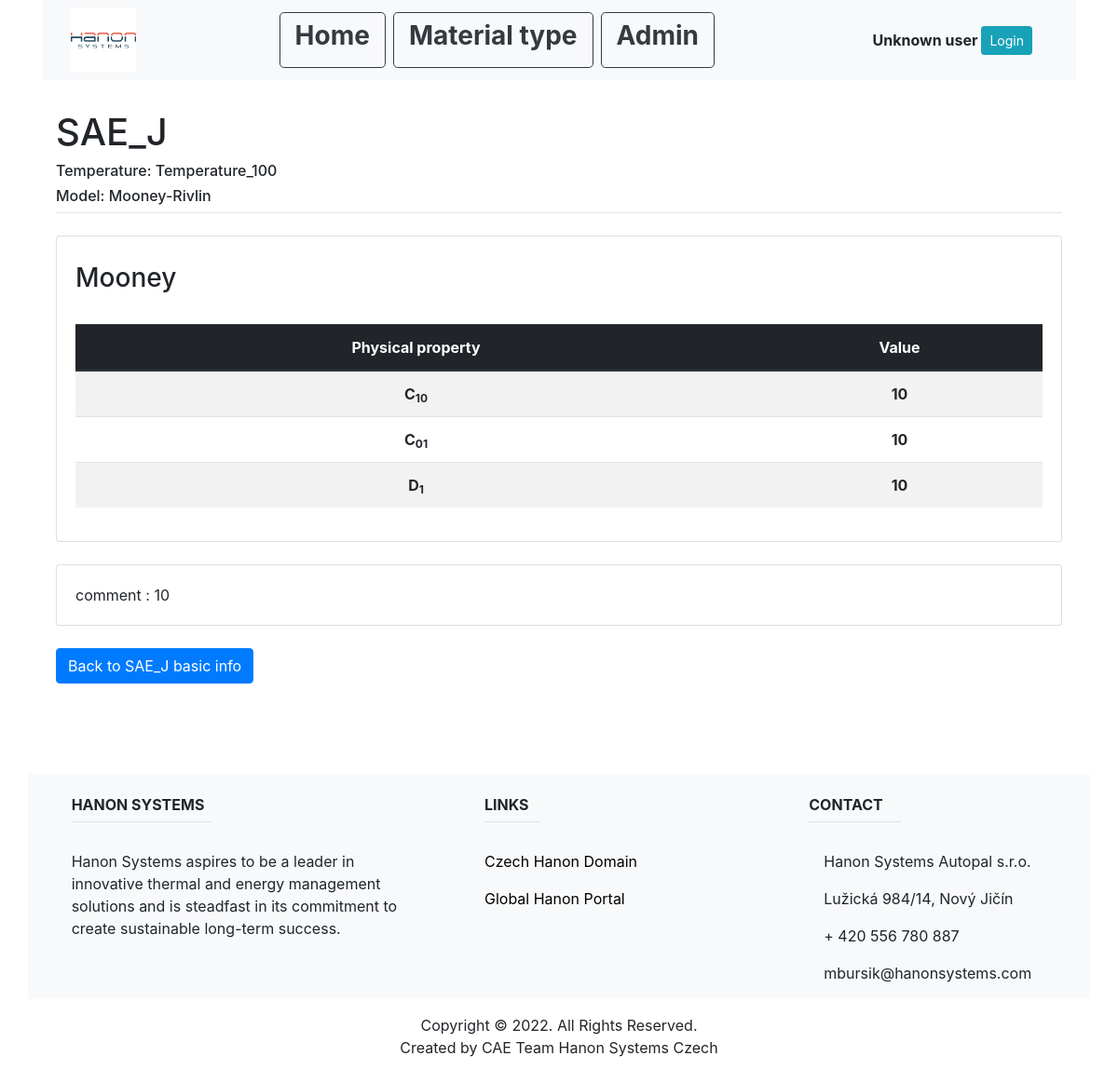
Screenshot of /material_type_list/rubber/7/13/3/Mooney/model_info with the database file from the repository.
### main/models.py (models this page shows, shortened)
class Rubber(models.Model):
    name = models.CharField(max_length=200, unique=True)
    material_type_id = models.ForeignKey(MaterialType, on_delete=models.CASCADE)

class RubberTemp(models.Model):
    name = models.CharField(max_length=200, unique=True)
    rubber_id = models.ForeignKey(Rubber, on_delete=models.CASCADE)
    E = models.FloatField(blank=True)
    nu = models.FloatField(blank=True)
    rho = models.FloatField(blank=True)
    Rm = models.FloatField(blank=True)
    Re = models.FloatField(blank=True)
    Ru = models.FloatField(blank=True)
    comment = models.CharField(max_length=1000, blank=True)

class MooneyRivlin(models.Model):
    model_type = "Mooney-Rivlin"
    name = models.CharField(max_length=200, unique=True)
    C_10 = models.CharField(max_length=20000, blank=True)
    C_01 = models.CharField(max_length=20000, blank=True)
    D_1 = models.CharField(max_length=20000, blank=True)
    comment = models.CharField(max_length=1000, blank=True)
    rubber_temp_id = models.ForeignKey(RubberTemp, on_delete=models.CASCADE)

### main/views.py (the view, shortened to what this page needs)
# urls.py: path('material_type_list/rubber/<int:material_type_id>/<int:rubber_id>/<int:temp_id>/<str:model_name>/model_info', views.model_info, name="model_info"),
def model_info(response, material_type_id, rubber_id, temp_id, model_name):
    material_info = Rubber.objects.get(pk=rubber_id)
    material_type = MaterialType.objects.get(pk=material_type_id)
    temp_info = RubberTemp.objects.get(pk=temp_id)
    rubber_info = Rubber.objects.get(pk=rubber_id)
    if ArrudaBoyce.objects.filter(name=model_name).exists():
        model_info = ArrudaBoyce.objects.get(name=model_name)
        return render(response, "main/arruda_info.html", {
            "material_type": material_type,
            "material_info": material_info,
            "model_info": model_info,
            "temp_info": temp_info,
            "rubber_info": rubber_info,
        })
    elif MooneyRivlin.objects.filter(name=model_name).exists():
        model_info = MooneyRivlin.objects.get(name=model_name)
        return render(response, "main/mooney_info.html", {
            "material_type": material_type,
            "material_info": material_info,
            "model_info": model_info,
            "temp_info": temp_info,
            "rubber_info": rubber_info,
        })
    else:
        return HttpResponse("Missing material model")

### main/templates/main/Mooney_info.html (shortened to what this page needs)
{% extends "main/base.html" %}
{% block content %}
<br>
<div class="container">
  <div class="row">
    <div class="col-sm">
        <h1 class="mt-2">{{material_info.name}}</h1>
        <h6 class="mt-2">Temperature: {{temp_info.name}}</h6>
        <h6 class="mt-2">Model: {{model_info.model_type}}</h6>
        <hr class="mt-0 mb-4">
    </div>
  </div>
  <div class="row">
    <div class="col">
        <div class="card card-body">
            <h3 class="mt-2">{{model_info.name}}</h3>
            <br>
            <table class="table table-striped">
                <thead class="thead-dark">
                <tr>
                    <th class="text-center align-middle" scope="col">Physical property</th>
                    <th class="text-center align-middle" scope="col">Value</th>
                </tr>
                </thead>
                <tbody>
                <tr>
                    <th class="text-center align-middle" scope="row">C<sub>10</sub></th>
                    <th class="text-center align-middle" scope="row">{{model_info.C_10}}</th>
                </tr>
                <tr>
                    <th class="text-center align-middle" scope="row">C<sub>01</sub></th>
                    <th class="text-center align-middle" scope="row">{{model_info.C_01}}</th>
                </tr>
                <tr>
                    <th class="text-center align-middle" scope="row">D<sub>1</sub></th>
                    <th class="text-center align-middle" scope="row">{{model_info.D_1}}</th>
                </tr>
                </tbody>
            </table>
        </div>
    </div>
  </div>
  <br>
  <div class="row">
    <div class="col">
        <div class="card card-body">
            <p class="mb-0">comment : {{model_info.comment}}</p>
        </div>
    </div>
  </div>
</div>
<br>
<div class="container">
    <input class="btn btn-primary" type=button value="Back to {{material_info.name}} basic info" onClick="javascript:history.go(-1);">
</div>
{% endblock %}

### rows the page displays
Rubber: name "SAE_J", name "Back to SAE_J basic info"
RubberTemp: name "Temperature_100"
MooneyRivlin: model_type "Mooney-Rivlin", name "Mooney", C_10 "10", C_01 "10", D_1 "10", comment "10"
